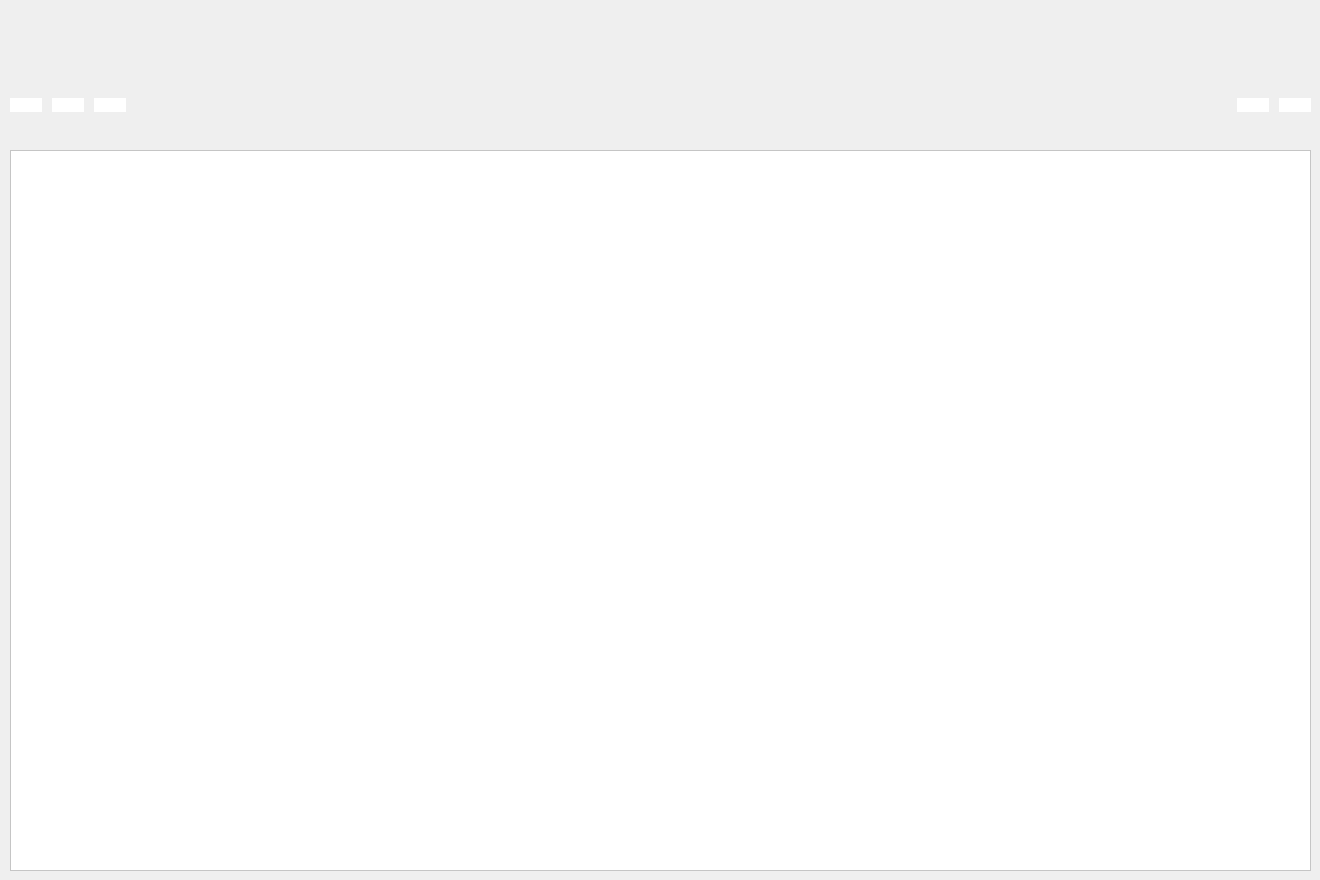
      <widget class="QWidget" name="Componentes">
       <property name="styleSheet">
        <string notr="true">*{
font family: century gothic;
}</string>
       </property>
       <widget class="QTableWidget" name="tableWidget">
        <property name="enabled">
         <bool>true</bool>
        </property>
        <property name="geometry">
         <rect>
          <x>10</x>
          <y>150</y>
          <width>1301</width>
          <height>721</height>
         </rect>
        </property>
        <property name="sizePolicy">
         <sizepolicy hsizetype="Expanding" vsizetype="Expanding">
          <horstretch>0</horstretch>
          <verstretch>0</verstretch>
         </sizepolicy>
        </property>
        <property name="palette">
         <palette>
          <active>
           <colorrole role="Button">
            <brush brushstyle="SolidPattern">
             <color alpha="255">
              <red>255</red>
              <green>255</green>
              <blue>255</blue>
             </color>
            </brush>
           </colorrole>
           <colorrole role="Base">
            <brush brushstyle="SolidPattern">
             <color alpha="255">
              <red>255</red>
              <green>255</green>
              <blue>255</blue>
             </color>
            </brush>
           </colorrole>
           <colorrole role="Window">
            <brush brushstyle="SolidPattern">
             <color alpha="255">
              <red>255</red>
              <green>255</green>
              <blue>255</blue>
             </color>
            </brush>
           </colorrole>
          </active>
          <inactive>
           <colorrole role="Button">
            <brush brushstyle="SolidPattern">
             <color alpha="255">
              <red>255</red>
              <green>255</green>
              <blue>255</blue>
             </color>
            </brush>
           </colorrole>
           <colorrole role="Base">
            <brush brushstyle="SolidPattern">
             <color alpha="255">
              <red>255</red>
              <green>255</green>
              <blue>255</blue>
             </color>
            </brush>
           </colorrole>
           <colorrole role="Window">
            <brush brushstyle="SolidPattern">
             <color alpha="255">
              <red>255</red>
              <green>255</green>
              <blue>255</blue>
             </color>
            </brush>
           </colorrole>
          </inactive>
          <disabled>
           <colorrole role="Button">
            <brush brushstyle="SolidPattern">
             <color alpha="255">
              <red>255</red>
              <green>255</green>
              <blue>255</blue>
             </color>
            </brush>
           </colorrole>
           <colorrole role="Base">
            <brush brushstyle="SolidPattern">
             <color alpha="255">
              <red>255</red>
              <green>255</green>
              <blue>255</blue>
             </color>
            </brush>
           </colorrole>
           <colorrole role="Window">
            <brush brushstyle="SolidPattern">
             <color alpha="255">
              <red>255</red>
              <green>255</green>
              <blue>255</blue>
             </color>
            </brush>
           </colorrole>
          </disabled>
         </palette>
        </property>
        <property name="font">
         <font>
          <stylestrategy>PreferDefault</stylestrategy>
         </font>
        </property>
        <property name="focusPolicy">
         <enum>Qt::WheelFocus</enum>
        </property>
        <property name="contextMenuPolicy">
         <enum>Qt::DefaultContextMenu</enum>
        </property>
        <property name="toolTip">
         <string/>
        </property>
        <property name="accessibleDescription">
         <string/>
        </property>
        <property name="styleSheet">
         <string notr="true">background: white;</string>
        </property>
        <property name="inputMethodHints">
         <set>Qt::ImhNoTextHandles</set>
        </property>
        <property name="frameShape">
         <enum>QFrame::StyledPanel</enum>
        </property>
        <property name="frameShadow">
         <enum>QFrame::Plain</enum>
        </property>
        <property name="lineWidth">
         <number>1</number>
        </property>
        <property name="midLineWidth">
         <number>0</number>
        </property>
        <property name="verticalScrollBarPolicy">
         <enum>Qt::ScrollBarAlwaysOff</enum>
        </property>
        <property name="horizontalScrollBarPolicy">
         <enum>Qt::ScrollBarAlwaysOff</enum>
        </property>
        <property name="sizeAdjustPolicy">
         <enum>QAbstractScrollArea::AdjustToContents</enum>
        </property>
        <property name="editTriggers">
         <set>QAbstractItemView::NoEditTriggers</set>
        </property>
        <property name="selectionMode">
         <enum>QAbstractItemView::ExtendedSelection</enum>
        </property>
        <property name="selectionBehavior">
         <enum>QAbstractItemView::SelectItems</enum>
        </property>
        <property name="textElideMode">
         <enum>Qt::ElideNone</enum>
        </property>
        <property name="gridStyle">
         <enum>Qt::SolidLine</enum>
        </property>
        <property name="rowCount">
         <number>0</number>
        </property>
        <attribute name="horizontalHeaderDefaultSectionSize">
         <number>130</number>
        </attribute>
        <attribute name="verticalHeaderVisible">
         <bool>false</bool>
        </attribute>
       </widget>
       <widget class="QWidget" name="horizontalLayoutWidget">
        <property name="geometry">
         <rect>
          <x>10</x>
          <y>70</y>
          <width>1301</width>
          <height>71</height>
         </rect>
        </property>
        <layout class="QHBoxLayout" name="horizontalLayout_2" stretch="0,0,0,0,0,0">
         <property name="spacing">
          <number>10</number>
         </property>
         <property name="sizeConstraint">
          <enum>QLayout::SetDefaultConstraint</enum>
         </property>
         <item>
          <widget class="QPushButton" name="bt_add">
           <property name="styleSheet">
            <string notr="true">
background: white;
border-radius:10px;

</string>
           </property>
           <property name="text">
            <string/>
           </property>
           <property name="icon">
            <iconset resource="resource.qrc">
             <normaloff>:/imgs/resources/add.png</normaloff>:/imgs/resources/add.png</iconset>
           </property>
           <property name="iconSize">
            <size>
             <width>60</width>
             <height>60</height>
            </size>
           </property>
          </widget>
         </item>
         <item>
          <widget class="QPushButton" name="bt_edit">
           <property name="styleSheet">
            <string notr="true">
background: white;
border-radius:10px;
</string>
           </property>
           <property name="text">
            <string/>
           </property>
           <property name="icon">
            <iconset resource="resource.qrc">
             <normaloff>:/imgs/resources/edit.png</normaloff>:/imgs/resources/edit.png</iconset>
           </property>
           <property name="iconSize">
            <size>
             <width>60</width>
             <height>60</height>
            </size>
           </property>
          </widget>
         </item>
         <item>
          <widget class="QPushButton" name="bt_delete">
           <property name="styleSheet">
            <string notr="true">background: white;
border-radius:10px;</string>
           </property>
           <property name="text">
            <string/>
           </property>
           <property name="icon">
            <iconset resource="resource.qrc">
             <normaloff>:/imgs/resources/remove.png</normaloff>:/imgs/resources/remove.png</iconset>
           </property>
           <property name="iconSize">
            <size>
             <width>60</width>
             <height>60</height>
            </size>
           </property>
          </widget>
         </item>
         <item>
          <spacer name="horizontalSpacer">
           <property name="orientation">
            <enum>Qt::Horizontal</enum>
           </property>
           <property name="sizeHint" stdset="0">
            <size>
             <width>500</width>
             <height>20</height>
            </size>
           </property>
          </spacer>
         </item>
         <item>
          <widget class="QPushButton" name="bt_pdf">
           <property name="styleSheet">
            <string notr="true">background: white;
border-radius:10px;</string>
           </property>
           <property name="text">
            <string/>
           </property>
           <property name="icon">
            <iconset resource="resource.qrc">
             <normaloff>:/imgs/resources/plot.png</normaloff>:/imgs/resources/plot.png</iconset>
           </property>
           <property name="iconSize">
            <size>
             <width>60</width>
             <height>60</height>
            </size>
           </property>
          </widget>
         </item>
         <item>
          <widget class="QPushButton" name="bt_config">
           <property name="styleSheet">
            <string notr="true">background: white;
border-radius:10px;</string>
           </property>
           <property name="text">
            <string/>
           </property>
           <property name="icon">
            <iconset resource="resource.qrc">
             <normaloff>:/imgs/resources/configuration.png</normaloff>:/imgs/resources/configuration.png</iconset>
           </property>
           <property name="iconSize">
            <size>
             <width>60</width>
             <height>60</height>
            </size>
           </property>
          </widget>
         </item>
        </layout>
       </widget>
      </widget>
